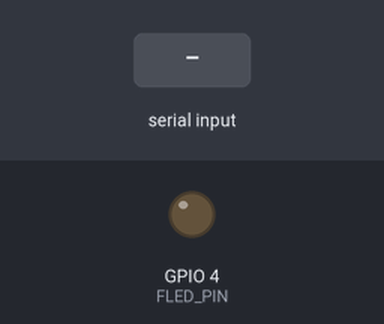
The sketch below on a simulated ESP32. Parts: output pins drawn as LEDs (lit = HIGH). The test bench sets the inputs (shaded band). The camera gives no picture; what the sketch prints to the serial monitor is not drawn.

Above: at 1.5 s.
1.6 s: "v 45\n" received over Serial
3.1 s: "-\n" received over Serial
4.6 s: "90 45\n" received over Serial
Timing chart, 0 to 7.6 s (numbered marks = the images above; inputs shaded):
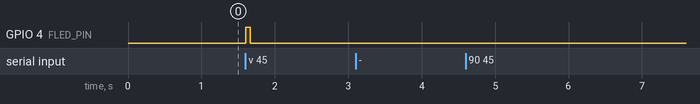

The sketch:

esp32cam-train.ino
```cpp
// esp32cam-train.ino - sketch used to generate ML training material
#include "esp_camera.h" // See https://github.com/espressif/esp32-camera/tree/master/driver
#define CAMMODEL_AI_THINKER
#include "cammodel.h" // Make sure you define your camera model before the #include
#define APP_NAME    "esp32cam-train"
#define APP_VERSION "V3"


// What to capture =============================================================

// Region of Interest (see below, inframe is 320x240, but ascii-out is rotated 90 CW)
#define APP_CROP_X0       122 // top of ascii-out
#define APP_CROP_Y0       36  // left of ascii-out
#define APP_CROP_X1       234 // bottom of ascii-out
#define APP_CROP_Y1       220 // right of ascii-out

// Subsampling ratio (an input block of APP_BLOCKSIZE*APP_BLOCKSIZE becomes one output block)
#define APP_BLOCKSIZE     4


// Flash LED driver =============================================================


// Flash LED settings
#define FLED_PIN         4    // The GPIO pin for the high-power LED.
#define FLED_CHANNEL     15   // I just picked first PWM channel (of the 16).
#define FLED_FREQUENCY   4096 // Some arbirary PWM frequemcy, high enough to not see it.
#define FLED_RESOLUTION  8    // 8 bit resolution for the duty-cycle.

void fled_setup() {
  ledcSetup(FLED_CHANNEL, FLED_FREQUENCY, FLED_RESOLUTION); // Setup a PWM channel
  ledcAttachPin(FLED_PIN, FLED_CHANNEL); // Attach the PWM channel to the LED pin
  ledcWrite(FLED_CHANNEL, 0); // Set duty cycle of the PWM channel to 0 (off)
  Serial.printf("fled: setup success\n");
}

void fled_set(int duty) {
  if( duty<0 ) duty= 0;
  if( duty>100 ) duty= 100;
  duty= duty * ((1<<FLED_RESOLUTION)-1) / 100;
  ledcWrite(FLED_CHANNEL, duty);
}


// Image processing ================================================================


// Histogram equalization (https://en.wikipedia.org/wiki/Histogram_equalization)
void img_histeq(uint8_t * img, int imgsize) {
  #define COLS 256       // Number of colors
  static int bins[COLS]; // Histogram bins

  // Histogram bins cleared to 0
  for( int i = 0; i<COLS; i++ ) bins[i]=0;
  // Histogram bins count pixel data from image
  for( int i = 0; i<imgsize; i++ ) bins[ img[i] ]+=1;
  // Cumulate histogram bins
  for( int i = 1; i<COLS; i++ ) bins[i]+=bins[i-1];
  // Find smallest non-zero bin
  int binmin=0;
  for( int i = 0; i<COLS; i++ ) if( bins[i]>0 ) { binmin=bins[i]; break; }
  // Equalize (+0.5 is for rounding)
  for( int i = 0; i<imgsize; i++ ) img[i] = (bins[img[i]]-binmin) * 255.0 / (bins[COLS-1]-binmin) + 0.5;
}


// Camera driver =============================================================

// Input frame size
#define CAM_PIXFORMAT     PIXFORMAT_GRAYSCALE
#define CAM_INFRAMESIZE   FRAMESIZE_QVGA // = 320 * 240
#define CAM_INFRAMEWIDTH  320
#define CAM_INFRAMEHEIGHT 240

// These macros compute the output frame size
#define CAM_CROP_WIDTH  (APP_CROP_X1 - APP_CROP_X0)
#define CAM_CROP_HEIGHT (APP_CROP_Y1 - APP_CROP_Y0)
#if CAM_CROP_WIDTH % APP_BLOCKSIZE != 0
  #error Crop width is not a multiple of blocksize
#endif
#if CAM_CROP_HEIGHT % APP_BLOCKSIZE != 0
  #error Crop height is not a multiple of blocksize
#endif
#define CAM_OUTFRAMEWIDTH  (CAM_CROP_WIDTH  / APP_BLOCKSIZE)
#define CAM_OUTFRAMEHEIGHT (CAM_CROP_HEIGHT / APP_BLOCKSIZE)
// The output frame buffer
uint8_t cam_outframe[CAM_OUTFRAMEHEIGHT*CAM_OUTFRAMEWIDTH];

// Configure the camera and return if that was successful
esp_err_t cam_setup() {
  // Overwrite some configuration entries (for rest see commodel.h)
  cammodel_config.frame_size = CAM_INFRAMESIZE;
  cammodel_config.pixel_format = CAM_PIXFORMAT;
  // Configure the camera on the board
  esp_err_t err = esp_camera_init(&cammodel_config);
  // Check for success
  if( err==ESP_OK )
    Serial.printf("cam : init success\n");
  else
    Serial.printf("cam : init failed (%d)\n",err);
  // Return results
  return err;
}

// Capture image, down-sampling, and save in cam_outframe[CAM_OUTFRAMEHEIGHT*CAM_OUTFRAMEWIDTH]
esp_err_t cam_capture(int histeq) {
  camera_fb_t *fb = esp_camera_fb_get();

  if( !fb ) {
    Serial.printf("cam : fb get failed\n");
    return ESP_FAIL;
  }

  // These are "assert", you may leave them out
  if( fb->width!=CAM_INFRAMEWIDTH ) {
    Serial.printf("cam : mismatch in configured and actual frame width\n");
    return ESP_FAIL;
  }
  if( fb->height!=CAM_INFRAMEHEIGHT ) {
    Serial.printf("cam : mismatch in configured and actual frame width\n");
    return ESP_FAIL;
  }
  if( fb->format!=CAM_PIXFORMAT ) {
    Serial.printf("cam : mismatch in configured and actual frame width\n");
    return ESP_FAIL;
  }

  // Subsample
  for( int y=0; y<CAM_OUTFRAMEHEIGHT; y++ ) {
    for( int x=0; x<CAM_OUTFRAMEWIDTH; x++ ) {
      int sum=0;
      for( int yy=APP_CROP_Y0+y*APP_BLOCKSIZE; yy<APP_CROP_Y0+(y+1)*APP_BLOCKSIZE; yy++ ) {
        for( int xx=APP_CROP_X0+x*APP_BLOCKSIZE; xx<APP_CROP_X0+(x+1)*APP_BLOCKSIZE; xx++ ) {
          sum+= fb->buf[xx+CAM_INFRAMEWIDTH*yy];
        }
      }
      cam_outframe[x+CAM_OUTFRAMEWIDTH*y]= sum/(APP_BLOCKSIZE*APP_BLOCKSIZE);
    }
  }

  // Histogram equalization
  if( histeq ) {
    img_histeq(cam_outframe, CAM_OUTFRAMEHEIGHT*CAM_OUTFRAMEWIDTH );
  }

  return ESP_OK;
}


// Print ascii-out to serial, i.e. cam_outframe[CAM_OUTFRAMEHEIGHT*CAM_OUTFRAMEWIDTH]
void cam_printframe() {
  static const char *level="W@8Oo=- ";
  // The order of the for-x and for-y loop determines rotation. [note2]
  // A for loop can count up or down; this determines mirroring.
  for( int x=0; x<CAM_OUTFRAMEWIDTH; x++ ) {
    Serial.printf("%3d: ",x);
    // First print hex
    for( int y=CAM_OUTFRAMEHEIGHT-1; y>=0; y-- ) {
      Serial.printf("%02x",cam_outframe[x+CAM_OUTFRAMEWIDTH*y]);
    }
    Serial.printf(" |");
    // next print ascii impression
    for( int y=CAM_OUTFRAMEHEIGHT-1; y>=0; y-- ) {
      Serial.printf("%c",level[cam_outframe[x+CAM_OUTFRAMEWIDTH*y]/32]);
    }
    Serial.printf("|\n");
  }
}


// Application =============================================================


int app_fled   = 5; // max flash led
int app_histeq = 1; // histogram equalization enabled
int app_count  = 0; // number of captures

void app_prompt() {
  Serial.printf("%d>> ",app_count);
}

void setup() {
  Serial.begin(115200);
  while( !Serial ) delay(100);
  Serial.printf("\n\n\n\n");
  Serial.printf("app : welcome to " APP_NAME "\n");
  Serial.printf("app : version " APP_VERSION "\n");
  fled_setup();
  cam_setup();
  Serial.printf("\napp : type 'h' for help\n");
  app_prompt();
}

void loop() {
  if( Serial.available()>0 ) {
    char ch = Serial.read();
    Serial.printf("%c\n", ch);
    if( ch>='0' && ch<='5'  ) {
      int old= app_fled;
      app_fled= ch-'0';
      Serial.printf("app : flash level %d -> %d\n",old,app_fled);
    } else if( ch=='-' || ch=='+' ) {
      int old= app_histeq;
      app_histeq= ch=='+';
      Serial.printf("app : histogram equalization %d -> %d\n",old,app_histeq);
    } else if( ch=='v' ) {
      Serial.printf("app : name " APP_NAME "\n");
      Serial.printf("app : version " APP_VERSION "\n");
    } else if( ch=='i' ) {
      Serial.printf("app : captured frame        : %d×%d pixels (8 bit mono)\n", CAM_INFRAMEWIDTH, CAM_INFRAMEHEIGHT);
      Serial.printf("app : region of interest    : %d×%d - %d×%d\n", APP_CROP_X0,APP_CROP_Y0,APP_CROP_X1,APP_CROP_Y1);
      Serial.printf("app : pre-subsampling       : %dx%d\n", APP_CROP_X1-APP_CROP_X0,APP_CROP_Y1-APP_CROP_Y0);
      Serial.printf("app : subsampling           : %d times\n", APP_BLOCKSIZE);
      Serial.printf("app : histogram equalization: %s\n", app_histeq ? "yes" : "no");
      Serial.printf("app : post-subsampling      : %d×%d pixels (8 bit mono)\n", CAM_OUTFRAMEWIDTH, CAM_OUTFRAMEHEIGHT);
      Serial.printf("app : ascii-out             : %d generated (90 degree rotated CW)\n",app_count); // see [note1] and [note2]
    } else if( ch=='h' ) {
      Serial.printf("app : '0'..'5' to set the flash level\n");
      Serial.printf("app : '-'/'+' to disable/enable histogram equalization\n");
      Serial.printf("app : 'v' for version\n");
      Serial.printf("app : 'i' for frame info\n");
      Serial.printf("app : 'c', ' ', or an empty command, to capture an image\n");
      Serial.printf("app : 'h' for this help\n");
    } else if( ch=='c' || ch==' ' || ch==10 || ch==13) {
      if( app_fled>0 ) fled_set(app_fled*20);
        cam_capture(app_histeq); // saved in cam_outframe[CAM_OUTFRAMEHEIGHT*CAM_OUTFRAMEWIDTH]
      if( app_fled>0 ) fled_set(0);
      cam_printframe();
      app_count++;
    } else {
      Serial.printf("app : unknown command (char '%c'/0x%02x)\n",ch,ch);
    }
    app_prompt();
    // Remove a CR or LF after a command
    while( ch=Serial.peek(), ch==10 || ch==13 ) ch=Serial.read();
  }
}
```

cammodel.h
```cpp
// cammodel.h - constants for connecting various camera models
// Pick one from
//   CAMMODEL_AI_THINKER
//   CAMMODEL_WROVER_KIT
//   CAMMODEL_ESP_EYE
//   CAMMODEL_M5STACK_PSRAM
//   CAMMODEL_M5STACK_WIDE


// Define the pins with wich the camera is attached.
#if defined(CAMMODEL_AI_THINKER)
// I believe this has an Omnivision OV2640, see https://www.arducam.com/ov2640/
//   1600x1200@15fps (UXGA)
//   800 x 600@30fps (SVGA)
//   352x288@60fps (CIF)

  #define CAMMODEL_PWDN     32
  #define CAMMODEL_RESET    -1
  #define CAMMODEL_XCLK      0
  #define CAMMODEL_SIOD     26
  #define CAMMODEL_SIOC     27

  #define CAMMODEL_Y9       35
  #define CAMMODEL_Y8       34
  #define CAMMODEL_Y7       39
  #define CAMMODEL_Y6       36
  #define CAMMODEL_Y5       21
  #define CAMMODEL_Y4       19
  #define CAMMODEL_Y3       18
  #define CAMMODEL_Y2        5

  #define CAMMODEL_VSYNC    25
  #define CAMMODEL_HREF     23
  #define CAMMODEL_PCLK     22

#elif defined(CAMMODEL_WROVER_KIT)

  #define CAMMODEL_PWDN    -1
  #define CAMMODEL_RESET   -1
  #define CAMMODEL_XCLK    21
  #define CAMMODEL_SIOD    26
  #define CAMMODEL_SIOC    27

  #define CAMMODEL_Y9      35
  #define CAMMODEL_Y8      34
  #define CAMMODEL_Y7      39
  #define CAMMODEL_Y6      36
  #define CAMMODEL_Y5      19
  #define CAMMODEL_Y4      18
  #define CAMMODEL_Y3       5
  #define CAMMODEL_Y2       4

  #define CAMMODEL_VSYNC   25
  #define CAMMODEL_HREF    23
  #define CAMMODEL_PCLK    22

#elif defined(CAMMODEL_ESP_EYE)

  #define CAMMODEL_PWDN    -1
  #define CAMMODEL_RESET   -1
  #define CAMMODEL_XCLK    4
  #define CAMMODEL_SIOD    18
  #define CAMMODEL_SIOC    23

  #define CAMMODEL_Y9      36
  #define CAMMODEL_Y8      37
  #define CAMMODEL_Y7      38
  #define CAMMODEL_Y6      39
  #define CAMMODEL_Y5      35
  #define CAMMODEL_Y4      14
  #define CAMMODEL_Y3      13
  #define CAMMODEL_Y2      34

  #define CAMMODEL_VSYNC   5
  #define CAMMODEL_HREF    27
  #define CAMMODEL_PCLK    25

#elif defined(CAMMODEL_M5STACK_PSRAM)

  #define CAMMODEL_PWDN     -1
  #define CAMMODEL_RESET    15
  #define CAMMODEL_XCLK     27
  #define CAMMODEL_SIOD     25
  #define CAMMODEL_SIOC     23

  #define CAMMODEL_Y9       19
  #define CAMMODEL_Y8       36
  #define CAMMODEL_Y7       18
  #define CAMMODEL_Y6       39
  #define CAMMODEL_Y5        5
  #define CAMMODEL_Y4       34
  #define CAMMODEL_Y3       35
  #define CAMMODEL_Y2       32

  #define CAMMODEL_VSYNC    22
  #define CAMMODEL_HREF     26
  #define CAMMODEL_PCLK     21

#elif defined(CAMMODEL_M5STACK_WIDE)

  #define CAMMODEL_PWDN     -1
  #define CAMMODEL_RESET    15
  #define CAMMODEL_XCLK     27
  #define CAMMODEL_SIOD     22
  #define CAMMODEL_SIOC     23

  #define CAMMODEL_Y9       19
  #define CAMMODEL_Y8       36
  #define CAMMODEL_Y7       18
  #define CAMMODEL_Y6       39
  #define CAMMODEL_Y5        5
  #define CAMMODEL_Y4       34
  #define CAMMODEL_Y3       35
  #define CAMMODEL_Y2       32

  #define CAMMODEL_VSYNC    25
  #define CAMMODEL_HREF     26
  #define CAMMODEL_PCLK     21

#else

  #error "Camera model not selected"

#endif


// Setup the configuration
// See https://github.com/espressif/esp32-camera/blob/master/driver/include/sensor.h for enums
#include "esp_camera.h"
static camera_config_t cammodel_config = {
  // Control pins
  .pin_pwdn       = CAMMODEL_PWDN,
  .pin_reset      = CAMMODEL_RESET,
  .pin_xclk       = CAMMODEL_XCLK,
  .pin_sscb_sda   = CAMMODEL_SIOD,
  .pin_sscb_scl   = CAMMODEL_SIOC,
  // Data pins
  .pin_d7         = CAMMODEL_Y9,
  .pin_d6         = CAMMODEL_Y8,
  .pin_d5         = CAMMODEL_Y7,
  .pin_d4         = CAMMODEL_Y6,
  .pin_d3         = CAMMODEL_Y5,
  .pin_d2         = CAMMODEL_Y4,
  .pin_d1         = CAMMODEL_Y3,
  .pin_d0         = CAMMODEL_Y2,
  // Sync pins
  .pin_vsync      = CAMMODEL_VSYNC,
  .pin_href       = CAMMODEL_HREF,
  .pin_pclk       = CAMMODEL_PCLK,
  // 20MHz or 10MHz for OV2640 double FPS (Experimental)
  .xclk_freq_hz   = 20000000,
  .ledc_timer     = LEDC_TIMER_0,
  .ledc_channel   = LEDC_CHANNEL_0,
  // Format of the pixel data: PIXFORMAT_ + RGB565|YUV422|GRAYSCALE|JPEG | RGB888|RAW|RGB444|RGB555
  // Do not use sizes above QVGA when not JPEG
  .pixel_format   = PIXFORMAT_GRAYSCALE,
  // Size of the output image: FRAMESIZE_ + QVGA   |CIF     |VGA    |SVGA   |XGA     |SXGA     |UXGA      || 96X96|QQVGA  |QCIF   |HQVGA  |240X240|HVGA   |HD
  //                                        320x240|352x288?|640x480|800x600|1024x768|1280x1024|1600x1200 || 96x96|160x120|176x144|240x176|240x240|480x320|1280x720
  .frame_size     = FRAMESIZE_QVGA,
  // Quality of JPEG output. 0-63 lower means higher quality
  .jpeg_quality   = 10,
  // Number of frame buffers to be allocated. If more than one, then each frame will be acquired (double speed).
  .fb_count       = 1
};
```

Measured:
- after the input at 1.6 s, GPIO 4 (FLED_PIN): LOW → HIGH at once, → LOW 0.06 s later
- after the input at 3.1 s, every drawn part: stays the same
- after the input at 4.6 s, every drawn part: stays the same
